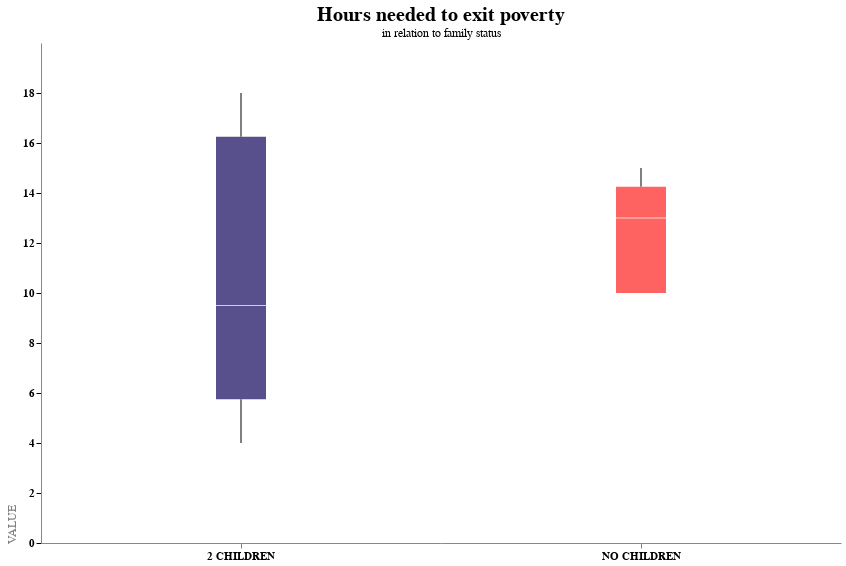

This figure's notebook cell:
### Markdown cell above
Boxplot

### Code cell
boxplot = alt.Chart(df2_selectedlocations).mark_boxplot(size=50, extent=0.5).encode(
    x=alt.X('SUBJECT').axis(
        title=None,
        labelAngle=0,
        grid=False,
        labelColor='black',
        tickColor='grey'),
    y=alt.Y('VALUE:Q', scale=alt.Scale(bins=[0,2,4,6,8,10,12,14,16,18],domain=(0,20))).axis(
        titleAnchor='start',
        grid=False,
        labelColor='black',
        tickColor='black'),
    color=alt.Color('SUBJECT', scale=colors2, legend=None),
).properties(
    width=800,
    height=500,
    title=alt.Title(
        "Hours needed to exit poverty",
        subtitle="in relation to family status",
    )
)

boxplot_final = alt.layer(boxplot).configure_view(
    strokeWidth=0
).configure_title(
    fontSize=20,
    anchor='middle',
    fontWeight='bold',
).configure_axis(
    labelFontSize = 11,
    labelFontWeight='bold',
    titleFontSize = 12,
    titleFontWeight= 'normal',
    titleColor='grey'
).configure_text(
    fontWeight='bold',
    fontSize = 12
)

boxplot_final

### Figure 1 — Vega-Lite specification as saved in the notebook (floating-point values rounded to 4 significant figures)
{"config": {"view": {"continuousWidth": 300, "continuousHeight": 300, "strokeWidth": 0}, "axis": {"labelFontSize": 11, "labelFontWeight": "bold", "titleColor": "grey", "titleFontSize": 12, "titleFontWeight": "normal"}, "text": {"fontSize": 12, "fontWeight": "bold"}, "title": {"anchor": "middle", "fontSize": 20, "fontWeight": "bold"}}, "layer": [{"mark": {"type": "boxplot", "extent": 0.5, "size": 50}, "encoding": {"color": {"field": "SUBJECT", "legend": null, "scale": {"range": ["#58508d", "#ff6361", "#ffa600"]}, "type": "nominal"}, "x": {"axis": {"title": null, "labelAngle": 0, "grid": false, "labelColor": "black", "tickColor": "grey"}, "field": "SUBJECT", "type": "nominal"}, "y": {"axis": {"titleAnchor": "start", "grid": false, "labelColor": "black", "tickColor": "black"}, "field": "VALUE", "scale": {"bins": [0, 2, 4, 6, 8, 10, 12, 14, 16, 18], "domain": [0, 20]}, "type": "quantitative"}}, "title": {"text": "Hours needed to exit poverty", "subtitle": "in relation to family status"}}], "data": {"name": "data-7ac37f8d3de7093f73c28ba21ddf0d3e"}, "height": 500, "width": 800, "$schema": "https://vega.github.io/schema/vega-lite/v5.15.1.json", "datasets": {"data-7ac37f8d3de7093f73c28ba21ddf0d3e": [{"LOCATION": "Germany", "SUBJECT": "2 CHILDREN", "MEASURE": "HR_AVEWAGE", "TIME": 2019, "VALUE": 12}, {"LOCATION": "Germany", "SUBJECT": "2 CHILDREN", "MEASURE": "HR_AVEWAGE", "TIME": 2020, "VALUE": 9}, {"LOCATION": "Germany", "SUBJECT": "2 CHILDREN", "MEASURE": "HR_AVEWAGE", "TIME": 2021, "VALUE": 9}, {"LOCATION": "Germany", "SUBJECT": "2 CHILDREN", "MEASURE": "HR_AVEWAGE", "TIME": 2022, "VALUE": 10}, {"LOCATION": "Germany", "SUBJECT": "NO CHILDREN", "MEASURE": "HR_AVEWAGE", "TIME": 2019, "VALUE": 13}, {"LOCATION": "Germany", "SUBJECT": "NO CHILDREN", "MEASURE": "HR_AVEWAGE", "TIME": 2020, "VALUE": 13}, {"LOCATION": "Germany", "SUBJECT": "NO CHILDREN", "MEASURE": "HR_AVEWAGE", "TIME": 2021, "VALUE": 13}, {"LOCATION": "Germany", "SUBJECT": "NO CHILDREN", "MEASURE": "HR_AVEWAGE", "TIME": 2022, "VALUE": 13}, {"LOCATION": "United Kingdom", "SUBJECT": "2 CHILDREN", "MEASURE": "HR_AVEWAGE", "TIME": 2019, "VALUE": 5}, {"LOCATION": "United Kingdom", "SUBJECT": "2 CHILDREN", "MEASURE": "HR_AVEWAGE", "TIME": 2020, "VALUE": 4}, {"LOCATION": "United Kingdom", "SUBJECT": "2 CHILDREN", "MEASURE": "HR_AVEWAGE", "TIME": 2021, "VALUE": 4}, {"LOCATION": "United Kingdom", "SUBJECT": "2 CHILDREN", "MEASURE": "HR_AVEWAGE", "TIME": 2022, "VALUE": 6}, {"LOCATION": "United Kingdom", "SUBJECT": "NO CHILDREN", "MEASURE": "HR_AVEWAGE", "TIME": 2019, "VALUE": 10}, {"LOCATION": "United Kingdom", "SUBJECT": "NO CHILDREN", "MEASURE": "HR_AVEWAGE", "TIME": 2020, "VALUE": 10}, {"LOCATION": "United Kingdom", "SUBJECT": "NO CHILDREN", "MEASURE": "HR_AVEWAGE", "TIME": 2021, "VALUE": 10}, {"LOCATION": "United Kingdom", "SUBJECT": "NO CHILDREN", "MEASURE": "HR_AVEWAGE", "TIME": 2022, "VALUE": 10}, {"LOCATION": "OECD", "SUBJECT": "2 CHILDREN", "MEASURE": "HR_AVEWAGE", "TIME": 2019, "VALUE": 16}, {"LOCATION": "OECD", "SUBJECT": "2 CHILDREN", "MEASURE": "HR_AVEWAGE", "TIME": 2020, "VALUE": 17}, {"LOCATION": "OECD", "SUBJECT": "2 CHILDREN", "MEASURE": "HR_AVEWAGE", "TIME": 2021, "VALUE": 17}, {"LOCATION": "OECD", "SUBJECT": "2 CHILDREN", "MEASURE": "HR_AVEWAGE", "TIME": 2022, "VALUE": 18}, {"LOCATION": "OECD", "SUBJECT": "NO CHILDREN", "MEASURE": "HR_AVEWAGE", "TIME": 2019, "VALUE": 15}, {"LOCATION": "OECD", "SUBJECT": "NO CHILDREN", "MEASURE": "HR_AVEWAGE", "TIME": 2020, "VALUE": 15}, {"LOCATION": "OECD", "SUBJECT": "NO CHILDREN", "MEASURE": "HR_AVEWAGE", "TIME": 2021, "VALUE": 14}, {"LOCATION": "OECD", "SUBJECT": "NO CHILDREN", "MEASURE": "HR_AVEWAGE", "TIME": 2022, "VALUE": 15}]}}
